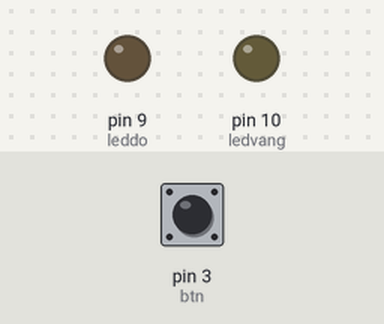
The sketch below on a simulated Arduino Uno, built with avr-gcc and run on an emulated ATmega328P. Shown: output pins drawn as LEDs (lit = HIGH). The test bench sets the inputs (shaded band); at power-on: pin 3 (btn) LOW.

Above: at 1.2 s.
1.3 s: pin 3 (btn) pulsed HIGH 5 times (0.12 s each, 0.3 s apart)
At 2.05 s:
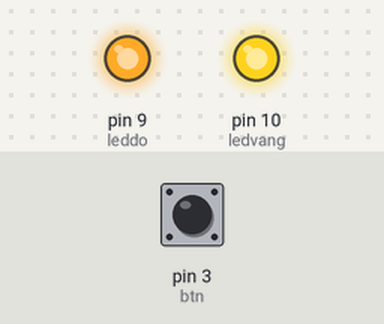
4.3 s: pin 3 (btn) pulsed HIGH 2 times (0.12 s each, 0.3 s apart)
At 5.9 s:
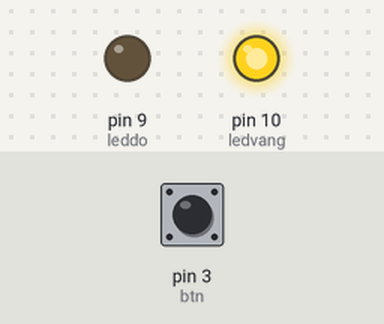
6.4 s: pin 3 (btn) pulled HIGH for 0.15 s
At 7.2 s:
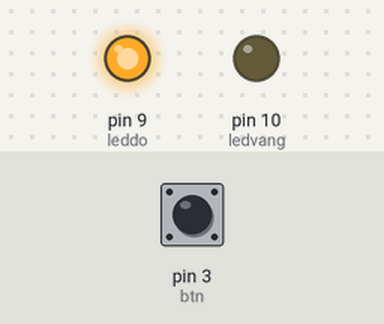
Timing chart, 0 to 9.4 s (numbered marks = the images above; inputs shaded):
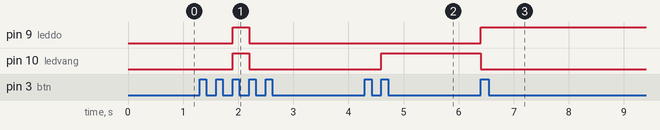

The sketch:

th_baitap4.ino
```cpp
int leddo = 9;
int ledvang = 10;
int btn = 3;
int btnState = LOW;
int state = 0;
void setup() {
  pinMode(leddo,OUTPUT);
  pinMode(ledvang,OUTPUT);
  pinMode(btn,INPUT);
}

void loop() {

  if (btnState == LOW && digitalRead(btn) == HIGH){
    btnState = digitalRead(btn);
    state++;
  }
  btnState = digitalRead(btn);

  switch(state){
    case 1: {
      digitalWrite(ledvang,HIGH);
      digitalWrite(leddo,HIGH);
    }break;
    case 2: {
      digitalWrite(ledvang,LOW);
      digitalWrite(leddo,LOW);
    }break;
    case 3: {
      digitalWrite(ledvang,HIGH);
      digitalWrite(leddo,LOW);
    }break;
    case 4: {
      digitalWrite(ledvang,LOW);
      digitalWrite(leddo,HIGH);
    }break;
    default: {
      state = 0;
      digitalWrite(ledvang,LOW);
      digitalWrite(leddo,LOW);
    }
  }

}
```

Measured:
- after the input at 1.3 s, pin 9 (leddo), pin 10 (ledvang): LOW → HIGH after 0.60 s, → LOW 0.30 s later
- after the input at 4.3 s, pin 10 (ledvang): LOW → HIGH after 0.30 s
- after the input at 6.4 s, pin 9 (leddo): LOW → HIGH at once; pin 10 (ledvang): HIGH → LOW at once
